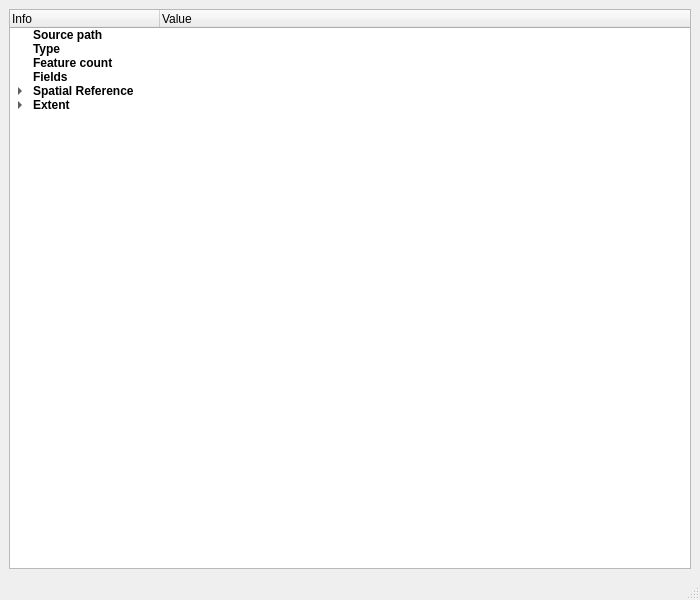
<?xml version="1.0" encoding="UTF-8"?>
<ui version="4.0">
 <class>FeatureInfo</class>
 <widget class="QMainWindow" name="FeatureInfo">
  <property name="geometry">
   <rect>
    <x>0</x>
    <y>0</y>
    <width>700</width>
    <height>600</height>
   </rect>
  </property>
  <property name="windowTitle">
   <string>Feature Info</string>
  </property>
  <widget class="QWidget" name="centralwidget">
   <layout class="QHBoxLayout" name="horizontalLayout">
    <item>
     <layout class="QGridLayout" name="mainGridLayout">
      <item row="0" column="0">
       <widget class="QTreeWidget" name="treeWidget">
        <attribute name="headerDefaultSectionSize">
         <number>150</number>
        </attribute>
        <attribute name="headerHighlightSections">
         <bool>true</bool>
        </attribute>
        <column>
         <property name="text">
          <string>Info</string>
         </property>
        </column>
        <column>
         <property name="text">
          <string>Value</string>
         </property>
        </column>
        <item>
         <property name="text">
          <string>Source path</string>
         </property>
         <property name="font">
          <font>
           <weight>75</weight>
           <bold>true</bold>
          </font>
         </property>
        </item>
        <item>
         <property name="text">
          <string>Type</string>
         </property>
         <property name="font">
          <font>
           <weight>75</weight>
           <bold>true</bold>
          </font>
         </property>
        </item>
        <item>
         <property name="text">
          <string>Feature count</string>
         </property>
         <property name="font">
          <font>
           <weight>75</weight>
           <bold>true</bold>
          </font>
         </property>
        </item>
        <item>
         <property name="text">
          <string>Fields</string>
         </property>
         <property name="font">
          <font>
           <weight>75</weight>
           <bold>true</bold>
          </font>
         </property>
        </item>
        <item>
         <property name="text">
          <string>Spatial Reference</string>
         </property>
         <property name="font">
          <font>
           <weight>75</weight>
           <bold>true</bold>
          </font>
         </property>
         <item>
          <property name="text">
           <string>EPSG Code</string>
          </property>
         </item>
         <item>
          <property name="text">
           <string>Projection</string>
          </property>
         </item>
        </item>
        <item>
         <property name="text">
          <string>Extent</string>
         </property>
         <property name="font">
          <font>
           <weight>75</weight>
           <bold>true</bold>
          </font>
         </property>
         <item>
          <property name="text">
           <string>top</string>
          </property>
         </item>
         <item>
          <property name="text">
           <string>left</string>
          </property>
         </item>
         <item>
          <property name="text">
           <string>right</string>
          </property>
         </item>
         <item>
          <property name="text">
           <string>bottom</string>
          </property>
         </item>
        </item>
       </widget>
      </item>
     </layout>
    </item>
   </layout>
  </widget>
  <widget class="QMenuBar" name="menubar">
   <property name="geometry">
    <rect>
     <x>0</x>
     <y>0</y>
     <width>700</width>
     <height>22</height>
    </rect>
   </property>
  </widget>
  <widget class="QStatusBar" name="statusbar"/>
 </widget>
 <resources/>
 <connections/>
</ui>
